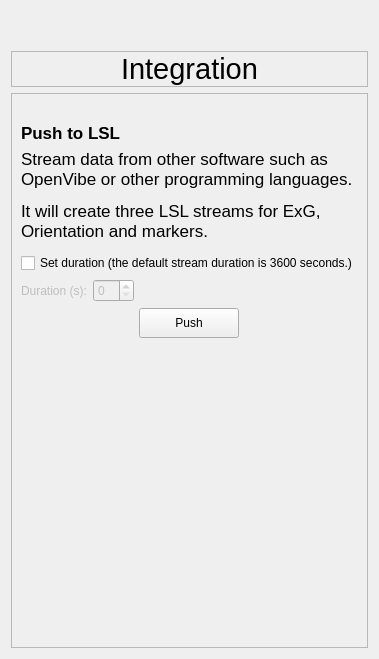
            <widget class="QWidget" name="page_integration">
             <layout class="QVBoxLayout" name="verticalLayout_12">
              <item>
               <spacer name="verticalSpacer_8">
                <property name="orientation">
                 <enum>Qt::Vertical</enum>
                </property>
                <property name="sizeType">
                 <enum>QSizePolicy::Maximum</enum>
                </property>
                <property name="sizeHint" stdset="0">
                 <size>
                  <width>20</width>
                  <height>20</height>
                 </size>
                </property>
               </spacer>
              </item>
              <item>
               <spacer name="verticalSpacer_9">
                <property name="orientation">
                 <enum>Qt::Vertical</enum>
                </property>
                <property name="sizeType">
                 <enum>QSizePolicy::Fixed</enum>
                </property>
                <property name="sizeHint" stdset="0">
                 <size>
                  <width>20</width>
                  <height>20</height>
                 </size>
                </property>
               </spacer>
              </item>
              <item>
               <widget class="QFrame" name="frame_integration_title">
                <property name="maximumSize">
                 <size>
                  <width>16777215</width>
                  <height>50</height>
                 </size>
                </property>
                <property name="styleSheet">
                 <string notr="true"/>
                </property>
                <property name="frameShape">
                 <enum>QFrame::StyledPanel</enum>
                </property>
                <property name="frameShadow">
                 <enum>QFrame::Raised</enum>
                </property>
                <layout class="QHBoxLayout" name="horizontalLayout_29">
                 <property name="spacing">
                  <number>0</number>
                 </property>
                 <property name="leftMargin">
                  <number>0</number>
                 </property>
                 <property name="topMargin">
                  <number>0</number>
                 </property>
                 <property name="rightMargin">
                  <number>0</number>
                 </property>
                 <property name="bottomMargin">
                  <number>0</number>
                 </property>
                 <item>
                  <widget class="QLabel" name="integration_title">
                   <property name="minimumSize">
                    <size>
                     <width>0</width>
                     <height>0</height>
                    </size>
                   </property>
                   <property name="font">
                    <font>
                     <pointsize>22</pointsize>
                     <italic>false</italic>
                     <bold>false</bold>
                    </font>
                   </property>
                   <property name="text">
                    <string>Integration</string>
                   </property>
                   <property name="alignment">
                    <set>Qt::AlignCenter</set>
                   </property>
                  </widget>
                 </item>
                </layout>
               </widget>
              </item>
              <item>
               <widget class="QFrame" name="frame_integration">
                <property name="styleSheet">
                 <string notr="true"/>
                </property>
                <property name="frameShape">
                 <enum>QFrame::StyledPanel</enum>
                </property>
                <property name="frameShadow">
                 <enum>QFrame::Raised</enum>
                </property>
                <layout class="QVBoxLayout" name="verticalLayout_36">
                 <item>
                  <spacer name="verticalSpacer_7">
                   <property name="orientation">
                    <enum>Qt::Vertical</enum>
                   </property>
                   <property name="sizeType">
                    <enum>QSizePolicy::Fixed</enum>
                   </property>
                   <property name="sizeHint" stdset="0">
                    <size>
                     <width>20</width>
                     <height>20</height>
                    </size>
                   </property>
                  </spacer>
                 </item>
                 <item>
                  <layout class="QVBoxLayout" name="verticalLayout_3">
                   <item>
                    <widget class="QLabel" name="label_2">
                     <property name="maximumSize">
                      <size>
                       <width>16777215</width>
                       <height>30</height>
                      </size>
                     </property>
                     <property name="font">
                      <font>
                       <pointsize>13</pointsize>
                       <italic>false</italic>
                       <bold>false</bold>
                       <kerning>true</kerning>
                      </font>
                     </property>
                     <property name="text">
                      <string>&lt;html&gt;&lt;head/&gt;&lt;body&gt;&lt;p&gt;&lt;span style=&quot; font-weight:600;&quot;&gt;Push to LSL&lt;/span&gt;&lt;/p&gt;&lt;/body&gt;&lt;/html&gt;</string>
                     </property>
                    </widget>
                   </item>
                   <item>
                    <widget class="QLabel" name="label_11">
                     <property name="font">
                      <font>
                       <pointsize>13</pointsize>
                       <italic>false</italic>
                       <bold>false</bold>
                      </font>
                     </property>
                     <property name="text">
                      <string>&lt;html&gt;&lt;head/&gt;&lt;body&gt;&lt;p&gt;Stream data from other software such as OpenVibe or other programming languages. &lt;/p&gt;&lt;p&gt;It will create three LSL streams for ExG, Orientation and markers. &lt;/p&gt;&lt;/body&gt;&lt;/html&gt;</string>
                     </property>
                     <property name="wordWrap">
                      <bool>true</bool>
                     </property>
                    </widget>
                   </item>
                   <item>
                    <widget class="QFrame" name="empty_frame_5">
                     <property name="frameShape">
                      <enum>QFrame::StyledPanel</enum>
                     </property>
                     <property name="frameShadow">
                      <enum>QFrame::Raised</enum>
                     </property>
                    </widget>
                   </item>
                   <item>
                    <widget class="QCheckBox" name="cb_lsl_duration">
                     <property name="text">
                      <string>Set duration (the default stream duration is 3600 seconds.)</string>
                     </property>
                    </widget>
                   </item>
                   <item>
                    <layout class="QHBoxLayout" name="horizontalLayout_13">
                     <item>
                      <widget class="QLabel" name="label_lsl_duration">
                       <property name="enabled">
                        <bool>false</bool>
                       </property>
                       <property name="text">
                        <string>Duration (s):</string>
                       </property>
                      </widget>
                     </item>
                     <item>
                      <widget class="QSpinBox" name="lsl_duration_value">
                       <property name="enabled">
                        <bool>false</bool>
                       </property>
                       <property name="maximumSize">
                        <size>
                         <width>150</width>
                         <height>16777215</height>
                        </size>
                       </property>
                      </widget>
                     </item>
                     <item>
                      <spacer name="horizontalSpacer_7">
                       <property name="orientation">
                        <enum>Qt::Horizontal</enum>
                       </property>
                       <property name="sizeHint" stdset="0">
                        <size>
                         <width>40</width>
                         <height>20</height>
                        </size>
                       </property>
                      </spacer>
                     </item>
                    </layout>
                   </item>
                   <item alignment="Qt::AlignHCenter">
                    <widget class="QPushButton" name="btn_push_lsl">
                     <property name="minimumSize">
                      <size>
                       <width>100</width>
                       <height>30</height>
                      </size>
                     </property>
                     <property name="maximumSize">
                      <size>
                       <width>100</width>
                       <height>30</height>
                      </size>
                     </property>
                     <property name="cursor">
                      <cursorShape>PointingHandCursor</cursorShape>
                     </property>
                     <property name="text">
                      <string>Push</string>
                     </property>
                    </widget>
                   </item>
                  </layout>
                 </item>
                 <item>
                  <spacer name="verticalSpacer">
                   <property name="orientation">
                    <enum>Qt::Vertical</enum>
                   </property>
                   <property name="sizeType">
                    <enum>QSizePolicy::Maximum</enum>
                   </property>
                   <property name="sizeHint" stdset="0">
                    <size>
                     <width>20</width>
                     <height>300</height>
                    </size>
                   </property>
                  </spacer>
                 </item>
                </layout>
               </widget>
              </item>
             </layout>
            </widget>
